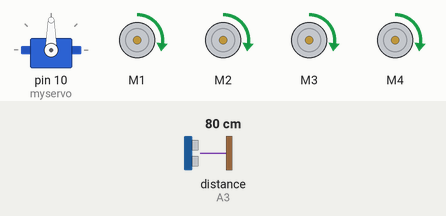
Bench run of a sketch on a simulated Arduino Uno, built with avr-gcc and run on an emulated ATmega328P. On the bench: servo, 4 × DC motor (green arrow = forward, orange = backward, longer = faster). The test bench sets the inputs (shaded band); at power-on: distance to the obstacle (sensor on A3) 80 cm. The echo pulse lasts 58.3 µs per cm.

Above: at 1.31 s.
2.3 s: distance to the obstacle (sensor on A3) set to 33 cm
At 3.0 s:
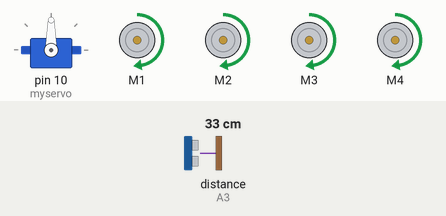
6.3 s: distance to the obstacle (sensor on A3) set to 27 cm
At 7.6 s:
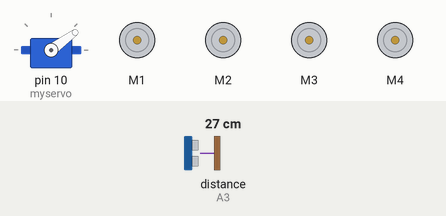
At 8.6 s:
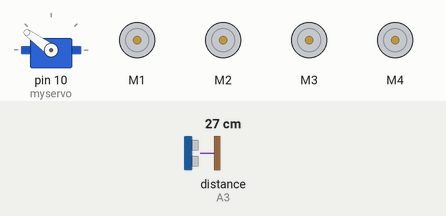
Timing chart, 0 to 16.3 s (numbered marks = the images above; inputs shaded):
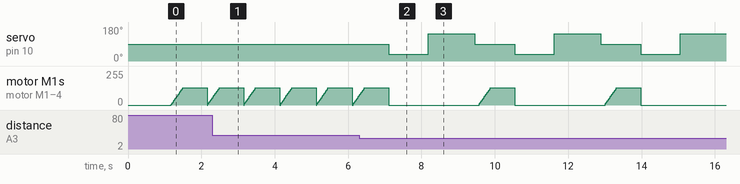

Measured:
- the behaviour switches between 30 and 29 cm on distance to the obstacle (sensor on A3) (found by bisection; images 1 and 2)
- after the input at 6.3 s, servo on pin 10 (myservo): 90° → 36° after 0.81 s, then repeats every 3.4 s: 144° 1.3 s, 90° 1.1 s, 36° 1.1 s

The sketch:

Obstacle_Avoiding_Robot_Code.ino
```cpp
//Before starting install the libraries required for Ultrasonic sensor and for motor driver shield for arduino.

//Happy Coding.
//If stuck use the resouces efficiently.

#include <AFMotor.h>
#include <Servo.h>
#include <NewPing.h>

#define TRIG_PIN A2
#define ECHO_PIN A3
#define MAX_DISTANCE 300
#define MAX_SPEED 130
#define MAX_SPEED_OFFSET 40
#define COLL_DIST 30
#define TURN_DIST COLL_DIST+20
NewPing sonar(TRIG_PIN, ECHO_PIN, MAX_DISTANCE);

AF_DCMotor leftMotor1(1, MOTOR12_1KHZ);
AF_DCMotor leftMotor2(2, MOTOR12_1KHZ);
AF_DCMotor rightMotor1(3, MOTOR34_1KHZ);
AF_DCMotor rightMotor2(4, MOTOR34_1KHZ);
Servo myservo;

int leftDistance, rightDistance;
int curDist = 0;
String motorSet = "";
int speedSet = 0;


void setup() {
  myservo.attach(10);
  myservo.write(90);
  delay(1000);
 }

void loop() {
  myservo.write(90);
  delay(90);
  curDist = readPing();
  if (curDist < COLL_DIST) {changePath();}
  moveForward();
  delay(500);
 }

void changePath() {
  moveStop();
  myservo.write(36);
    delay(500);
    rightDistance = readPing();
    delay(500);
    myservo.write(144);
    delay(700);
    leftDistance = readPing();
    delay(500);
    myservo.write(90);
    delay(100);
    compareDistance();
  }


void compareDistance()
{
  if (leftDistance>rightDistance)
  {
    turnLeft();
  }
  else if (rightDistance>leftDistance)
  {
    turnRight();
  }
}


int readPing() {
  delay(70);
  unsigned int uS = sonar.ping();
  int cm = uS/US_ROUNDTRIP_CM;
  return cm;
}
void moveStop() {leftMotor1.run(RELEASE); leftMotor2.run(RELEASE); rightMotor1.run(RELEASE); rightMotor2.run(RELEASE);}  // stop the motors.

void moveForward() {
    motorSet = "FORWARD";
    leftMotor1.run(FORWARD);
    leftMotor2.run(FORWARD);
    rightMotor1.run(FORWARD);
    rightMotor2.run(FORWARD);
  for (speedSet = 0; speedSet < MAX_SPEED; speedSet +=2)
  {
    leftMotor1.setSpeed(speedSet);
    leftMotor2.setSpeed(speedSet);
    rightMotor1.setSpeed(speedSet);
    rightMotor2.setSpeed(speedSet);
    delay(5);
  }
}
void moveBackward() {
    motorSet = "BACKWARD";
    leftMotor1.run(BACKWARD);
    leftMotor2.run(BACKWARD);
    rightMotor1.run(BACKWARD);
    rightMotor2.run(BACKWARD);
  for (speedSet = 0; speedSet < MAX_SPEED; speedSet +=2)
  {
    leftMotor1.setSpeed(speedSet);
    leftMotor2.setSpeed(speedSet);
    rightMotor1.setSpeed(speedSet);
    rightMotor2.setSpeed(speedSet);
    delay(5);
  }
}
void turnRight() {
  motorSet = "RIGHT";
  leftMotor1.run(BACKWARD);
  leftMotor2.run(BACKWARD);
  rightMotor1.run(FORWARD);
  rightMotor2.run(FORWARD);
  rightMotor1.setSpeed(speedSet+MAX_SPEED_OFFSET);
  rightMotor2.setSpeed(speedSet+MAX_SPEED_OFFSET);
  delay(1500);
  motorSet = "FORWARD";
  leftMotor1.run(FORWARD);
  leftMotor2.run(FORWARD);
  rightMotor1.run(FORWARD);
  rightMotor2.run(FORWARD);
}
void turnLeft() {
  motorSet = "LEFT";
  leftMotor1.run(FORWARD);
  leftMotor2.run(FORWARD);

  rightMotor1.run(BACKWARD);
  rightMotor2.run(BACKWARD);
  leftMotor1.setSpeed(speedSet+MAX_SPEED_OFFSET);
  leftMotor2.setSpeed(speedSet+MAX_SPEED_OFFSET);
  delay(1500);
  motorSet = "FORWARD";
  leftMotor1.run(FORWARD);
  leftMotor2.run(FORWARD);
  rightMotor1.run(FORWARD);
  rightMotor2.run(FORWARD);
}
//If you want to make the above rover as two wheel drive update the coding accordingly. Additional things like back lights and headlights or tun lights can be added and the code can be changed accordingly.
```
